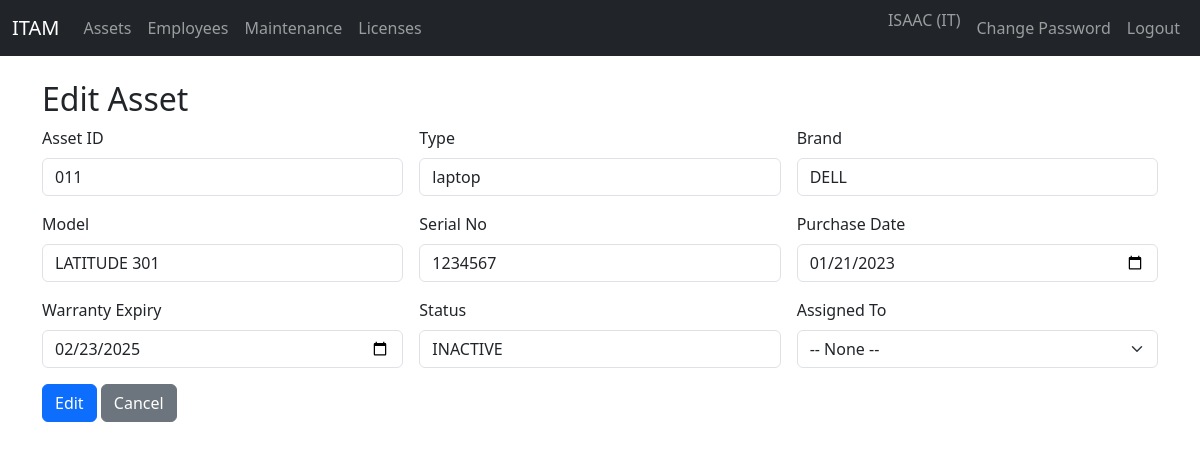
Page /assets/1/edit (signed in) on the committed database.
### app/models.py (models this page shows, shortened)
class User(UserMixin, db.Model):
    id = db.Column(db.Integer, primary_key=True)
    username = db.Column(db.String(120), unique=True, nullable=False)
    email = db.Column(db.String(120), unique=True, nullable=False)
    password_hash = db.Column(db.String(128), nullable=False)
    role = db.Column(db.String(20), nullable=False, default="Employee")

class Asset(db.Model):
    id = db.Column(db.Integer, primary_key=True)
    asset_id = db.Column(db.String(64), unique=True, nullable=False)
    asset_type = db.Column(db.String(120))
    brand = db.Column(db.String(120))
    model = db.Column(db.String(120))
    serial_no = db.Column(db.String(120))
    purchase_date = db.Column(db.Date)
    warranty_expiry = db.Column(db.Date)
    status = db.Column(db.String(50))
    notes = db.Column(db.Text)
    assigned_to = db.Column(db.Integer, db.ForeignKey("employee.id"))
    maintenances = db.relationship("Maintenance", backref="asset", lazy=True)

### app/routes.py (the view, shortened to what this page needs)
@main.route("/assets/<int:asset_id>/edit", methods=["GET", "POST"])
@login_required
@role_required("Admin", "IT")
def asset_edit(asset_id):
    asset = Asset.query.get_or_404(asset_id)
    employees = Employee.query.all()
    return render_template("assets/form.html", asset=asset, employees=employees, action="Edit")

### app/models.py (called while the page is built)
@login_manager.user_loader
def load_user(user_id):
    return User.query.get(int(user_id))

### app/routes.py (called while the page is built)
def role_required(*roles):
    def decorator(f):
        @wraps(f)
        def wrapped(*args, **kwargs):
            if not current_user.is_authenticated:
                return redirect(url_for("main.login"))
            if current_user.role not in roles:
                flash("Access denied", "danger")
                return redirect(url_for("main.dashboard"))
            return f(*args, **kwargs)
        return wrapped
    return decorator

### app/templates/assets/form.html (shortened to what this page needs)
{% extends 'base.html' %}
{% block content %}
<h2>{{ action }} Asset</h2>
<form method="post" class="row g-3">
  <div class="col-md-4">
    <label class="form-label">Asset ID</label>
    <input type="text" class="form-control" name="asset_id" value="{{ asset.asset_id if asset else '' }}" {% if action=='Edit' %}readonly{% endif %} required>
  </div>
  <div class="col-md-4">
    <label class="form-label">Type</label>
    <input type="text" class="form-control" name="asset_type" value="{{ asset.asset_type if asset else '' }}">
  </div>
  <div class="col-md-4">
    <label class="form-label">Brand</label>
    <input type="text" class="form-control" name="brand" value="{{ asset.brand if asset else '' }}">
  </div>
  <div class="col-md-4">
    <label class="form-label">Model</label>
    <input type="text" class="form-control" name="model" value="{{ asset.model if asset else '' }}">
  </div>
  <div class="col-md-4">
    <label class="form-label">Serial No</label>
    <input type="text" class="form-control" name="serial_no" value="{{ asset.serial_no if asset else '' }}">
  </div>
  <div class="col-md-4">
    <label class="form-label">Purchase Date</label>
    <input type="date" class="form-control" name="purchase_date" value="{{ asset.purchase_date.strftime('%Y-%m-%d') if asset and asset.purchase_date }}">
  </div>
  <div class="col-md-4">
    <label class="form-label">Warranty Expiry</label>
    <input type="date" class="form-control" name="warranty_expiry" value="{{ asset.warranty_expiry.strftime('%Y-%m-%d') if asset and asset.warranty_expiry }}">
  </div>
  <div class="col-md-4">
    <label class="form-label">Status</label>
    <input type="text" class="form-control" name="status" value="{{ asset.status if asset else '' }}">
  </div>
  <div class="col-md-4">
    <label class="form-label">Assigned To</label>
    <select class="form-select" name="assigned_to">
      <option value="">-- None --</option>
    </select>
  </div>
  <div class="col-12">
    <button class="btn btn-primary">{{ action }}</button>
    <a href="{{ url_for('main.assets') }}" class="btn btn-secondary">Cancel</a>
  </div>
</form>
{% endblock %}

### app/templates/base.html (shortened to what this page needs)
<!DOCTYPE html>
<html lang="en">
<head>
  <link href="https://cdn.jsdelivr.net/npm/bootstrap@5.3.2/dist/css/bootstrap.min.css" rel="stylesheet">
  <link rel="stylesheet" href="https://cdnjs.cloudflare.com/ajax/libs/font-awesome/6.4.0/css/all.min.css">
</head>
<body>
<nav class="navbar navbar-expand-lg navbar-dark bg-dark">
  <div class="container-fluid">
    <a class="navbar-brand" href="{{ url_for('main.dashboard') }}">ITAM</a>
    <div class="collapse navbar-collapse" id="navbarsExample07">
      <ul class="navbar-nav me-auto mb-2 mb-lg-0">
        {% if current_user.is_authenticated %}
          {% if current_user.role in ['Admin', 'IT', 'Manager'] %}
            <li class="nav-item"><a class="nav-link {% if request.endpoint == 'main.assets' %}active{% endif %}" href="{{ url_for('main.assets') }}">Assets</a></li>
            <li class="nav-item"><a class="nav-link {% if request.endpoint == 'main.employees' %}active{% endif %}" href="{{ url_for('main.employees') }}">Employees</a></li>
            <li class="nav-item"><a class="nav-link {% if request.endpoint == 'main.maintenance_list' %}active{% endif %}" href="{{ url_for('main.maintenance_list') }}">Maintenance</a></li>
            <li class="nav-item"><a class="nav-link {% if request.endpoint == 'main.licenses' %}active{% endif %}" href="{{ url_for('main.licenses') }}">Licenses</a></li>
          {% endif %}
        {% endif %}
      </ul>
      <ul class="navbar-nav mb-2 mb-lg-0">
        {% if current_user.is_authenticated %}
          <li class="nav-item"><span class="navbar-text me-2">{{ current_user.username }} ({{ current_user.role }})</span></li>
          <li class="nav-item"><a class="nav-link" href="{{ url_for('main.change_password') }}">Change Password</a></li>
          <li class="nav-item"><a class="nav-link" href="{{ url_for('main.logout') }}">Logout</a></li>
        {% else %}
          <li class="nav-item"><a class="nav-link" href="{{ url_for('main.login') }}">Login</a></li>
        {% endif %}
      </ul>
    </div>
  </div>
</nav>
<div class="container py-4">
  {% block content %}{% endblock %}
</div>
</body>
</html>

### rows in the picture
User: username "ISAAC", role "IT"
Asset: asset_id "011", asset_type "laptop", brand "DELL", model "LATITUDE 301", serial_no "1234567", purchase_date "01/21/2023", warranty_expiry "02/23/2025", status "INACTIVE"

### other values in the picture
{{ action }} "Edit"
